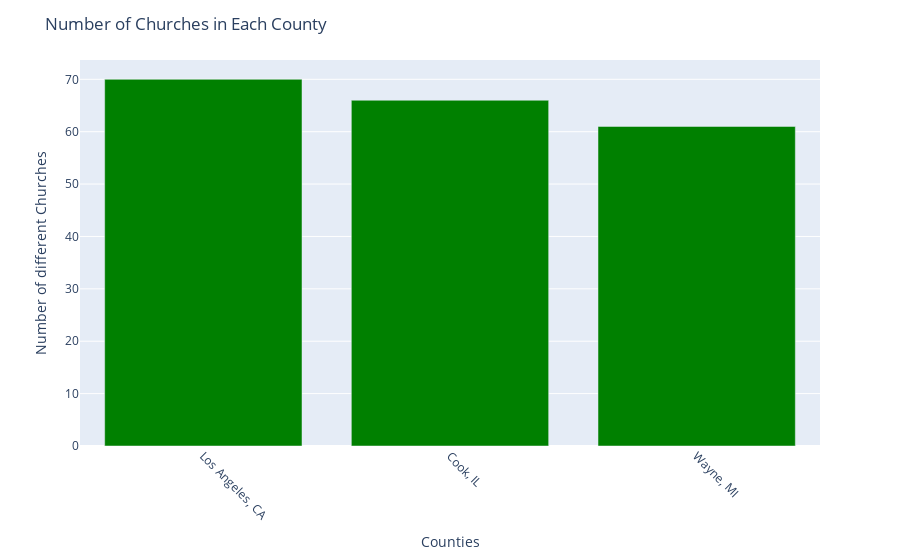

The cell this chart's notebook holds for it:
### Code cell
bar1 = sorted_difChurches[['CNAME', 'DIFCHURCHES']].head(3)
fig = px.bar(bar1, x='CNAME', y='DIFCHURCHES', labels={'DIFCHURCHES': 'Number of different Churches'})
fig.update_layout(title='Number of Churches in Each County', xaxis_title='Counties', yaxis_title='Number of different Churches')
fig.update_xaxes(tickangle=45)  # Rotate x-axis labels for better readability
fig.update_traces(marker_color='green') 
fig.show()

### Figure 1 — Plotly figure (JSON) as saved in the notebook; plotly's stock layout.template omitted (floating-point values rounded to 4 significant figures)
{"data": [{"alignmentgroup": "True", "hovertemplate": "CNAME=%{x}<br>Number of different Churches=%{y}<extra></extra>", "legendgroup": "", "marker": {"color": "green", "pattern": {"shape": ""}}, "name": "", "offsetgroup": "", "orientation": "v", "showlegend": false, "textposition": "auto", "type": "bar", "x": ["Los Angeles, CA", "Cook, IL", "Wayne, MI"], "xaxis": "x", "y": [70, 66, 61], "yaxis": "y"}], "layout": {"barmode": "relative", "legend": {"tracegroupgap": 0}, "margin": {"t": 60}, "title": {"text": "Number of Churches in Each County"}, "xaxis": {"anchor": "y", "domain": [0, 1], "tickangle": 45, "title": {"text": "Counties"}}, "yaxis": {"anchor": "x", "domain": [0, 1], "title": {"text": "Number of different Churches"}}}}
